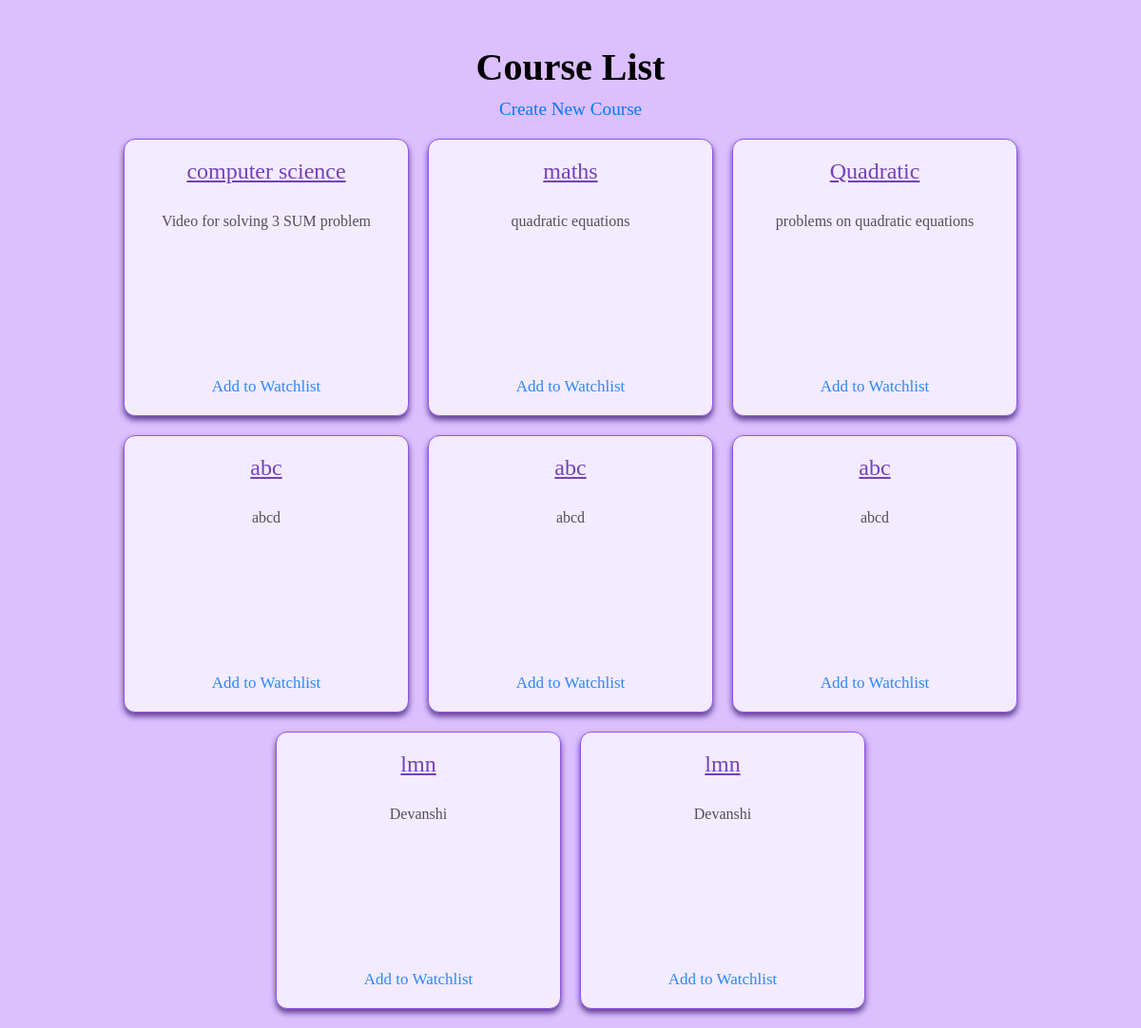
Before: /course_list/ with the older database file.
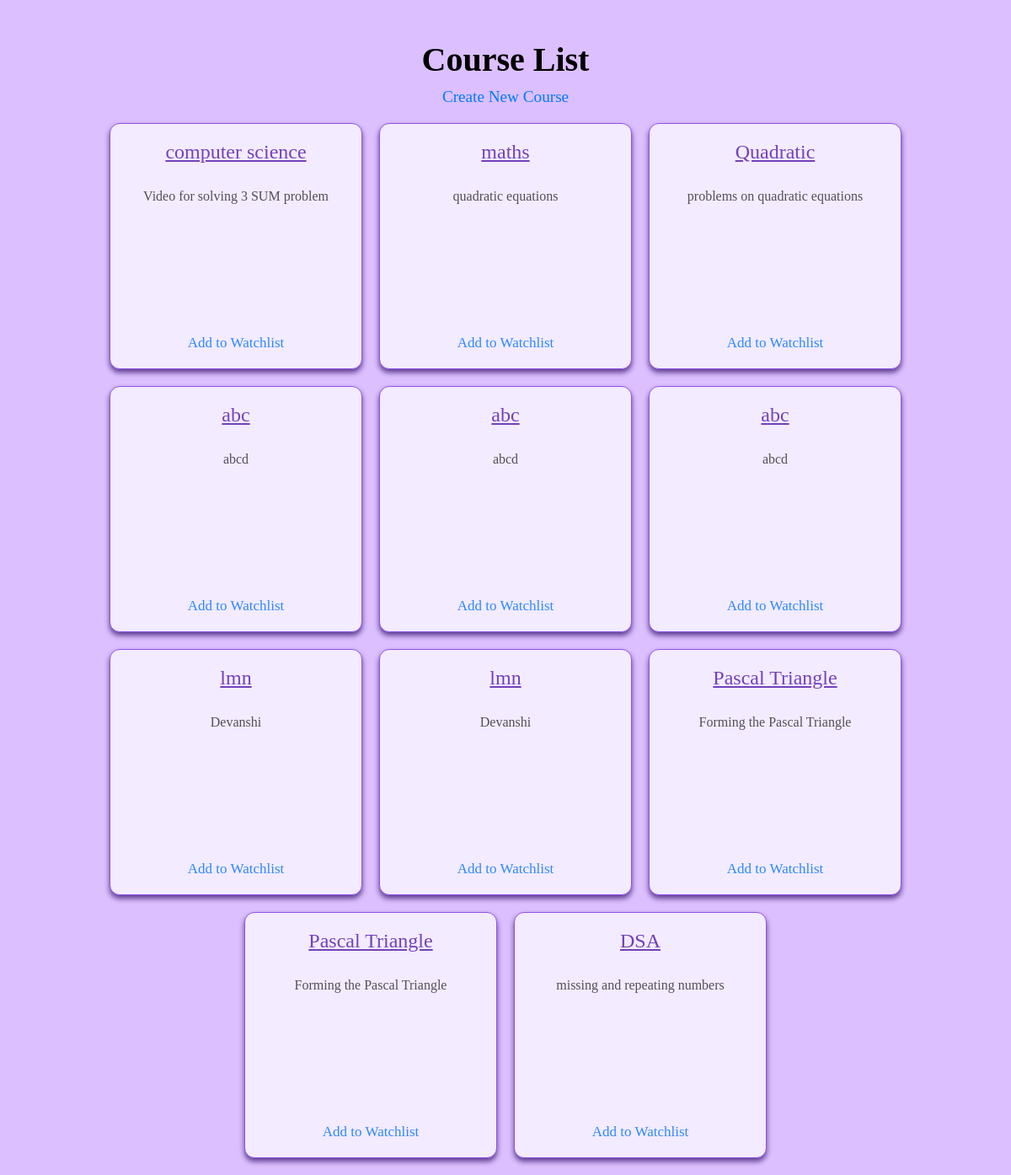
After: the same page with the newer database file.
### nav/models.py (models this page shows, shortened)
class Course(models.Model):
  title =models.CharField(max_length=100 , verbose_name="Title")
  description = models.TextField(verbose_name="Description")
  video_link=models.CharField(max_length=11, verbose_name="Video Link")
  created_at=models.DateTimeField(auto_now_add=True)

### nav/views.py (the view)
# urls.py: path('course_list/',views.course_list,name='course_list'),
def course_list(request):
  courses=Course.objects.all()
  return render(request,'nav/course_list.html',{'courses':courses})

### nav/templates/nav/course_list.html (shortened to what this page needs)
<!DOCTYPE html>
<html>
<head>
</head>
<body>
    <div class="container">
        <div class="header">
            <h1>Course List</h1>
            <a href="{% url 'course_create' %}">Create New Course</a>
        </div>
        <div class="card-container">
            {% for course in courses %}
            <div class="card-wrapper">
                <div class="card">
                    <div class="card-title">
                        <a href="{% url 'course_detail' course.id %}">{{ course.title }}</a>
                    </div>
                    <div class="card-excerpt">
                        {{ course.description|truncatechars:80 }}
                    </div>
                    <div class="card-actions">
                        <a href="{% url 'add_to_watchlist' course.id %}">Add to Watchlist</a>
                    </div>
                </div>
            </div>
            {% endfor %}
        </div>
    </div>
</body>
</html>

### nav/templates/nav/course_list.html (style rules this page uses)
body { background-color: #DCBFFF; font-family: 'Times New Roman', Times, serif, sans-serif; margin: 0; padding: 0; }
.container { padding: 20px; text-align: center; }
.header { margin-bottom: 20px; }
.header h1 { font-size: 2.5em; margin-bottom: 10px; }
.header a { font-size: 1.2em; color: #007BFF; text-decoration: none; }
.card-container { display: flex; flex-wrap: wrap; justify-content: center; gap: 20px; }
.card-wrapper { flex: 1 1 300px; max-width: 300px; box-sizing: border-box; }
.card { background-color: #f9f7ff; border: 1px solid #7d39e3; border-radius: 12px; padding: 20px; display: flex; flex-direction: column; justify-content: space-between; box-shadow: 0 4px 6px #3d1a72; height: 250px; opacity: 0.8; }
.card-title { color: #5a22ac; font-size: 1.5em; margin: 0; padding-bottom: 20px; }
.card-title a { color: #5a22ac; text-decoration: underline; }
.card-excerpt { margin: 10px 0; color: #333; flex: 1; }
.card-actions { margin-top: auto; font-size: 17px; }
.card-actions a { text-decoration: none; color: #007BFF; }

Changed rows visible on the page:
added Course: title "Pascal Triangle", description "Forming the Pascal Triangle"
added Course: title "Pascal Triangle", description "Forming the Pascal Triangle"
added Course: title "DSA", description "missing and repeating numbers"
